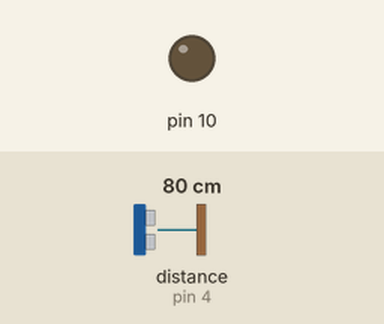
Recording of a sketch running on a simulated Arduino Uno, built with avr-gcc and run on an emulated ATmega328P. Shown: output pins drawn as LEDs (lit = HIGH). Wiring (inferred from the names in the program): ultrasonic range finder: trigger pin 7; echo pin 4. Dashed ring = blinking. The inputs (shaded band) are chosen by the test bench; at power-on: distance to the obstacle (sensor on pin 4) 80 cm. The echo pulse lasts 58.3 µs per cm; pins used as bus, display or sensor lines are not drawn.

Above: at 1.2 s.
1.3 s: distance to the obstacle (sensor on pin 4) set to 13 cm
2.8 s: distance to the obstacle (sensor on pin 4) set to 10 cm
At 3.13 s:
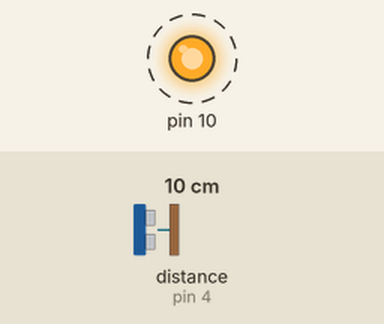
5.8 s: distance to the obstacle (sensor on pin 4) set to 18 cm
At 5.8 s:
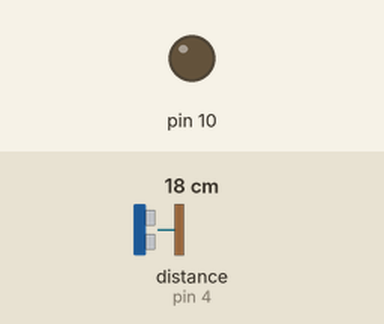
Timing chart, 0 to 8.8 s (numbered marks = the images above; inputs shaded):
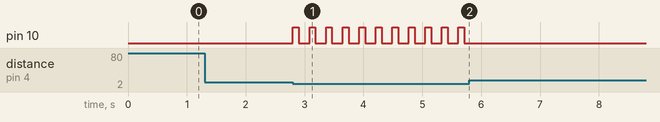

Measured:
- the behaviour switches between 12 and 11 cm on distance to the obstacle (sensor on pin 4) (found by bisection; images 0 and 1)
- after the input at 1.3 s, every drawn part: stays the same
- after the input at 2.8 s, pin 10: alternates HIGH for 0.10 s and LOW for 0.18 s, starting at once
- after the input at 5.8 s, pin 10: stops changing and stays LOW

The sketch:

trinetrya.ino
```cpp
int distance=0;
long duration;
int TRIG=7;
int ECHO=4;
void setup() {
   Serial.begin(57600);
  pinMode(10,OUTPUT);

}

void loop() {
  pinMode(TRIG,OUTPUT);
    pinMode(ECHO,INPUT);
digitalWrite(TRIG,LOW);
delayMicroseconds(2);
digitalWrite(TRIG,HIGH);
delayMicroseconds(10);
digitalWrite(TRIG,LOW);

duration=pulseIn(ECHO,HIGH);
distance=(duration/2)*0.034;
if(distance<=10&&distance>0){
  int d= map(distance, 1, 100, 20, 2000);
  digitalWrite(10, HIGH);
  delay(100);
  digitalWrite(10, LOW);
  delay(d);

}


}
```
